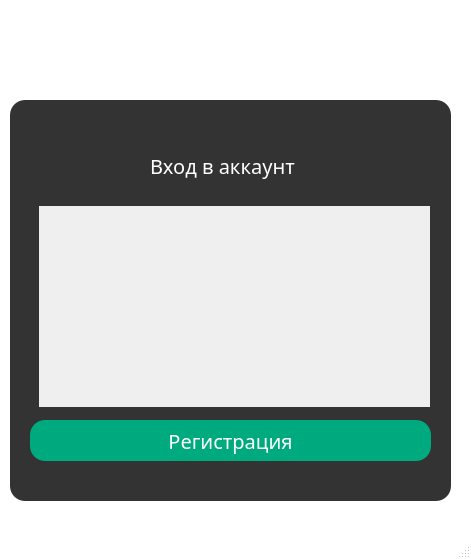
<?xml version="1.0" encoding="UTF-8"?>
<ui version="4.0">
 <class>MainWindow</class>
 <widget class="QMainWindow" name="MainWindow">
  <property name="geometry">
   <rect>
    <x>0</x>
    <y>0</y>
    <width>471</width>
    <height>559</height>
   </rect>
  </property>
  <property name="windowTitle">
   <string>MainWindow</string>
  </property>
  <property name="styleSheet">
   <string notr="true">*{
	font-family: century gothic;
	font-size: 20px;
}
#exitButton{
	/*background-color: red;*/
	border-radius: 15px;
	background-size: 5px;
}
QMainWindow{
	background-color: transparent;
}
#passwordText{
	type: password;
}
QFrame{
	background: #333;
	border-radius: 15px;
}
QPushButton{
	border-radius: 15px;
	background: rgb(0, 170, 127);
	color: white;
}
QPushButton:hover{
	background: #333;
	color:  rgb(0, 170, 127);
}
#toolButton{
	border-radius: 60px;
	background:  rgb(0, 170, 127);
}
QLabel{
	color: white;
}
QLineEdit{
	padding-bottom: 5px;
	background: transparent;
	border: none;
	color: #717072;
	border-bottom: 1px solid #717072;
}</string>
  </property>
  <widget class="QWidget" name="centralwidget">
   <widget class="QFrame" name="frame">
    <property name="enabled">
     <bool>true</bool>
    </property>
    <property name="geometry">
     <rect>
      <x>10</x>
      <y>100</y>
      <width>441</width>
      <height>401</height>
     </rect>
    </property>
    <property name="frameShape">
     <enum>QFrame::StyledPanel</enum>
    </property>
    <property name="frameShadow">
     <enum>QFrame::Raised</enum>
    </property>
    <widget class="QLabel" name="label">
     <property name="geometry">
      <rect>
       <x>140</x>
       <y>40</y>
       <width>161</width>
       <height>51</height>
      </rect>
     </property>
     <property name="text">
      <string>Вход в аккаунт</string>
     </property>
    </widget>
    <widget class="QPushButton" name="registrateButton">
     <property name="geometry">
      <rect>
       <x>20</x>
       <y>320</y>
       <width>401</width>
       <height>41</height>
      </rect>
     </property>
     <property name="text">
      <string>Регистрация</string>
     </property>
    </widget>
    <widget class="QToolButton" name="exitButton">
     <property name="geometry">
      <rect>
       <x>390</x>
       <y>20</y>
       <width>41</width>
       <height>31</height>
      </rect>
     </property>
     <property name="text">
      <string/>
     </property>
     <property name="icon">
      <iconset>
       <normaloff>cross.png</normaloff>cross.png</iconset>
     </property>
     <property name="shortcut">
      <string/>
     </property>
     <property name="autoRepeatDelay">
      <number>300</number>
     </property>
    </widget>
    <widget class="QScrollArea" name="scrollArea">
     <property name="geometry">
      <rect>
       <x>29</x>
       <y>106</y>
       <width>391</width>
       <height>201</height>
      </rect>
     </property>
     <property name="widgetResizable">
      <bool>true</bool>
     </property>
     <widget class="QWidget" name="scrollAreaWidgetContents">
      <property name="geometry">
       <rect>
        <x>0</x>
        <y>0</y>
        <width>391</width>
        <height>201</height>
       </rect>
      </property>
     </widget>
    </widget>
   </widget>
  </widget>
  <widget class="QMenuBar" name="menubar">
   <property name="geometry">
    <rect>
     <x>0</x>
     <y>0</y>
     <width>471</width>
     <height>29</height>
    </rect>
   </property>
  </widget>
  <widget class="QStatusBar" name="statusbar"/>
 </widget>
 <resources/>
 <connections/>
</ui>
